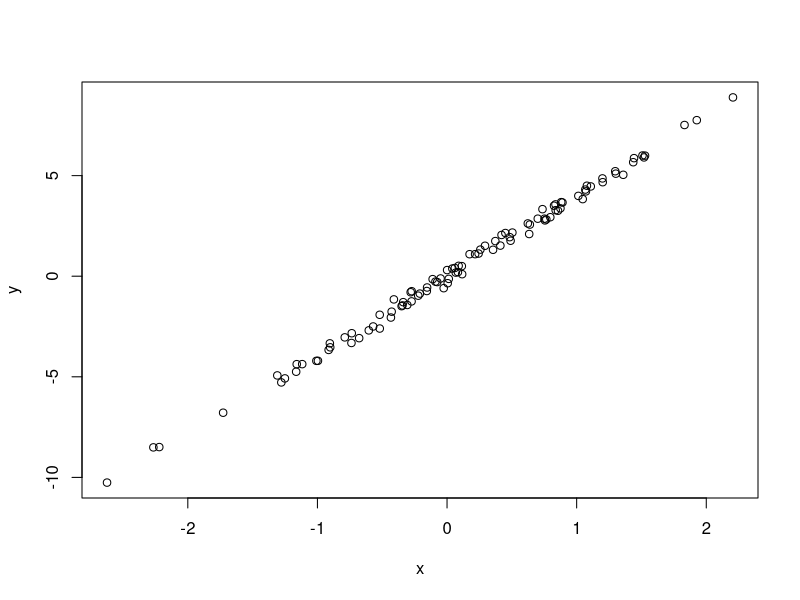

This chart was generated by the following R code:
#simulate and plot data
#Stephanie Doner
#shampton@email.arizona.edu
#2022.03.15

#simulate predictor variable (x)
x <- rnorm(n = 100)
#calculate response variable (y) and add noise
y <- 4 * x + rnorm(n = 100, sd = 0.2)
#plot the data
plot(x = x, y = y)
